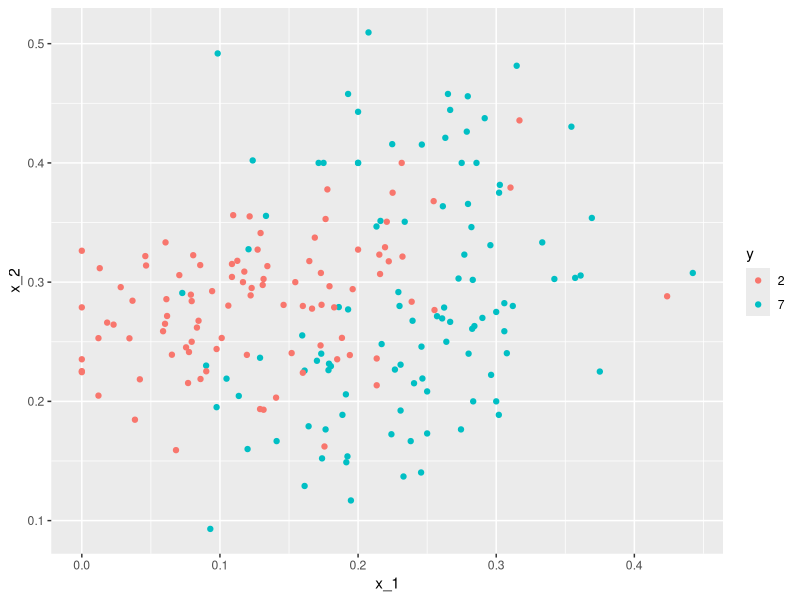
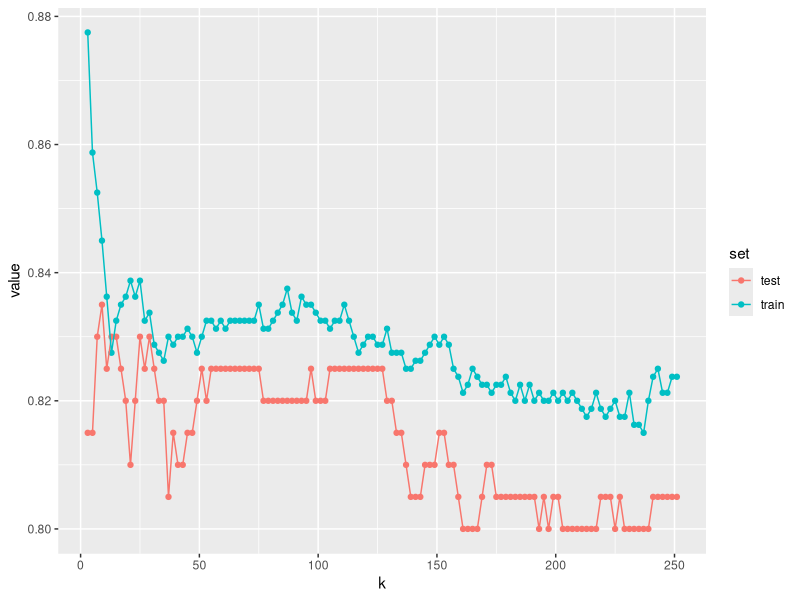
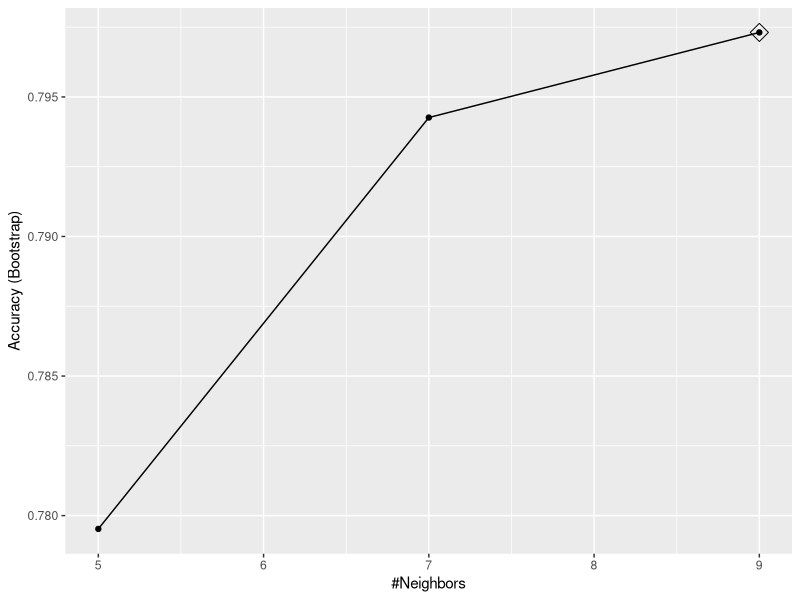
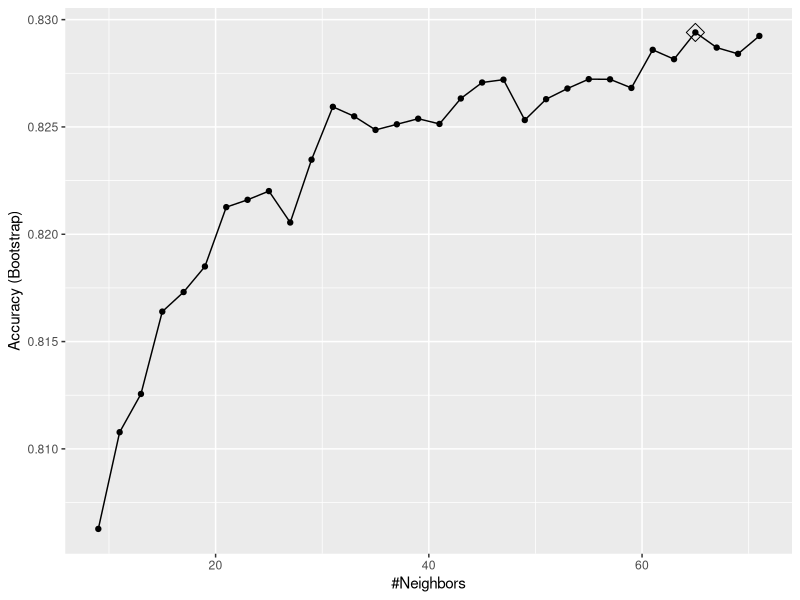
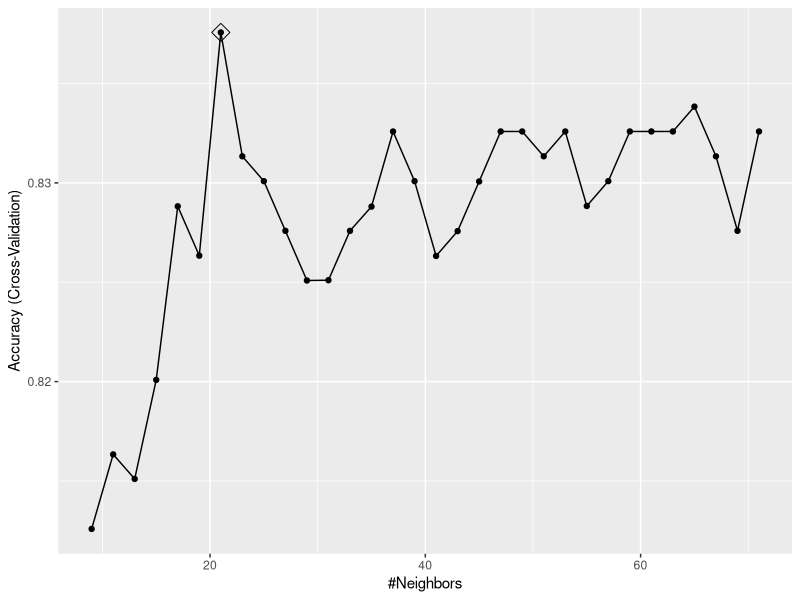
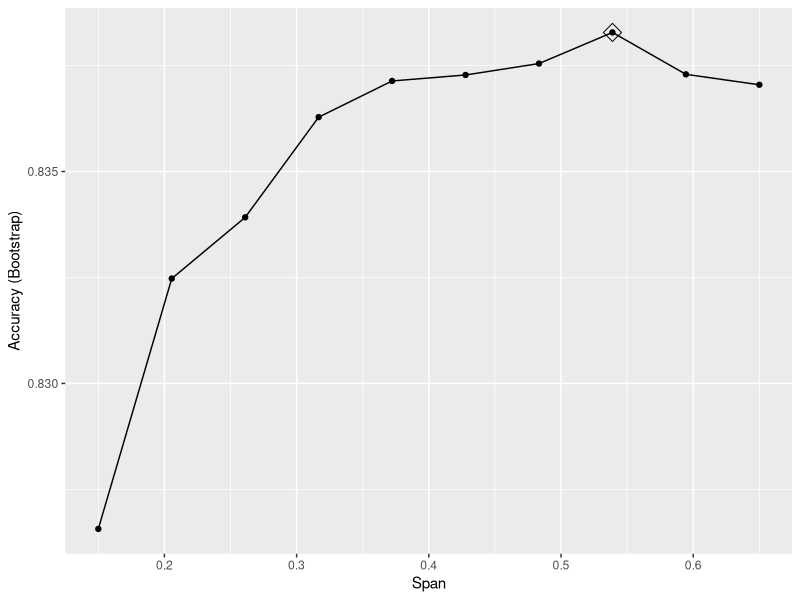

Generate these figures, in order, with R:
# Cross-Validation

# Start by plotting predictor relationship
library(tidyverse)
library(dslabs)
data("mnist_27")
mnist_27$test%>% ggplot(aes(x_1, x_2, color = y)) +  geom_point()

#General idea: for each feature obsrvation(x1, x2), average k nearest points (neighborhood)
# This gives an estimate of outcome probability for each obsrevation.
# Larger ks yield smoother estiamts
#
#This caret function does a knn for all preficotrs
library(caret)
knn_fit <- knn3(y ~ ., data = mnist_27$train)

#With five negihbors:
knn_fit <- knn3(y ~ ., data = mnist_27$train, k = 5)

#predict yields preds for each class
#
y_hat_knn <- predict(knn_fit, mnist_27$test, type = "class")
confusionMatrix(y_hat_knn, mnist_27$test$y)$overall["Accuracy"]
#> Accuracy 
#>    0.815
#
##This is much better than the linear model, but concelas a rpoblem.
##Training set accuracty is better than test, indicating overtrianing
y_hat_knn <- predict(knn_fit, mnist_27$train, type = "class")
confusionMatrix(y_hat_knn, mnist_27$train$y)$overall["Accuracy"]
#> Accuracy  
#
y_hat_knn <- predict(knn_fit, mnist_27$test, type = "class")
confusionMatrix(y_hat_knn, mnist_27$test$y)$overall["Accuracy"]
#
#
# IF k = 1, accuracry is near perfect, but of course the model is useless, attuned to patterns that only exist in the training set
knn_fit_1 <- knn3(y ~ ., data = mnist_27$train, k = 1)
y_hat_knn_1 <- predict(knn_fit_1, mnist_27$train, type = "class")
confusionMatrix(y_hat_knn_1, mnist_27$train$y)$overall[["Accuracy"]]
#
#
#Large ks have the oppostie problem: over-smoothing
#
knn_fit_401 <- knn3(y ~ ., data = mnist_27$train, k = 401)
y_hat_knn_401 <- predict(knn_fit_401, mnist_27$test, type = "class")
confusionMatrix(y_hat_knn_401, mnist_27$test$y)$overall["Accuracy"]

#Generally, we want the k that minimizes MSE (if continuous outcome) or maxes accuracy (if continuous)
# This produces CMs for test and training sets and compares the results
# REminder: DO NOT pick k based on perfromance with test data
ks <- seq(3, 251, 2)

library(purrr)
accuracy <- map_df(ks, function(k){
  fit <- knn3(y ~ ., data = mnist_27$train, k = k)
  
  y_hat <- predict(fit, mnist_27$train, type = "class")
  cm_train <- confusionMatrix(y_hat, mnist_27$train$y)
  train_error <- cm_train$overall["Accuracy"]
  
  y_hat <- predict(fit, mnist_27$test, type = "class")
  cm_test <- confusionMatrix(y_hat, mnist_27$test$y)
  test_error <- cm_test$overall["Accuracy"]
  
  tibble(k = k, train = train_error, test = test_error)
})

# Test set is less accurate due to overfitting
# Jaggedness occurs b/c this is a random sample. That's why wer're
# trying to optimize EXPECTED MSE
accuracy %>% pivot_longer(cols = c(train, test), names_to = "set") %>% 
  ggplot(aes(k, value, col = set )) +
  geom_point() +
  geom_line()

# MSE has two formss: apparent error (in sample) and true error (population)
# Apparent error is a random variable
# FOr this reason, training on the same data we use to determine apparent error can cause overtraining
# 
# Cross validaiton solves this problem by approximatign true MSE by testing on many data combinations


##K-FOLDING
# 1. Divide data into test and training sets (no more than 20% for testing)
# 2. Decide algorithm parameters
# 3 Decide number K of folded samples to create, eacch with N/K observations
# 4 Split training set into K equally sized validation sets
#   Alternatrively, randomly sample with replacemnet K equally sized sets (bootstrapping)
# 5. Estimate MSE for each validation set for each paramter combination
# 6. average estimates to approximate true MSE
# 7. Select best model
# 8. Estimate for test set
# 9. Refit model on whole dataset
# 
# Bigger Ks give finer estaimtes but increase computation time greatly, so 5 or 10 are popular
# 
# INTRODCUTION TO CARET
# 
# Caret's train fun uses common sysntax for different model types:
# library(caret)
train_glm <- train(y ~ ., method = "glm", data = mnist_27$train)
train_knn <- train(y ~ ., method = "knn", data = mnist_27$train)

#Predict.train will predict outcomes for any model:
#
y_hat_glm <- predict(train_glm, mnist_27$test, type = "raw")
y_hat_knn <- predict(train_knn, mnist_27$test, type = "raw")

# You can plot the bootstrap accuracy of a knn model like so:
# 
#

train_knn <- train(y ~ ., method = "knn", data = mnist_27$train)
ggplot(train_knn, highlight = TRUE)

# the tuneGrid parameter of the kNN method takes a dataframe specifcying ks to try
# #By default, it does 25 bootstraps of 25% of observations
# 
# set.seed(2008)
train_knn <- train(y ~ ., method = "knn", 
                   data = mnist_27$train,
                   tuneGrid = data.frame(k = seq(9, 71, 2)))
ggplot(train_knn, highlight = TRUE)
train_knn$bestTune
train_knn$finalModel

#predict automatically uses the best model of the set
confusionMatrix(predict(train_knn, mnist_27$test, type = "raw"),
mnist_27$test$y)$overall["Accuracy"]

#the trainControl fun sets number and proportion of folds:
control <- trainControl(method = "cv", number = 10, p = .9)
train_knn_cv <- train(y ~ ., method = "knn", 
                      data = mnist_27$train,
                      tuneGrid = data.frame(k = seq(9, 71, 2)),
                      trControl = control)
ggplot(train_knn_cv, highlight = TRUE)

#kNN models can be improved by using loess somoothing to weight central points more closely
library(gam)
#gam models have 2 paratmeters: span and 
#
#Note the tuning grid needs a degree column, even if it's kept constant
grid <- expand.grid(span = seq(0.15, 0.65, len = 10), degree = 1)
train_loess <- train(y ~ ., 
                     method = "gamLoess", 
                     tuneGrid=grid,
                     data = mnist_27$train)
ggplot(train_loess, highlight = TRUE)
